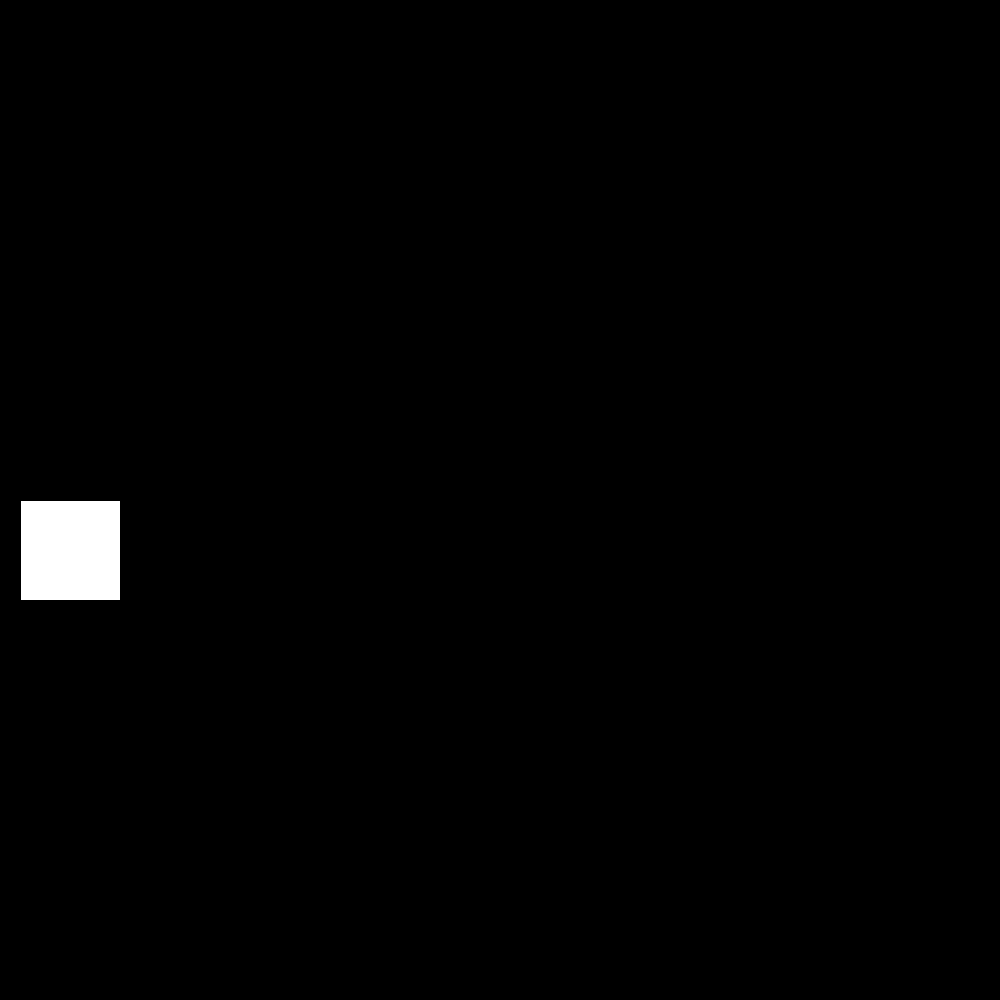
Frame 1 (no input)
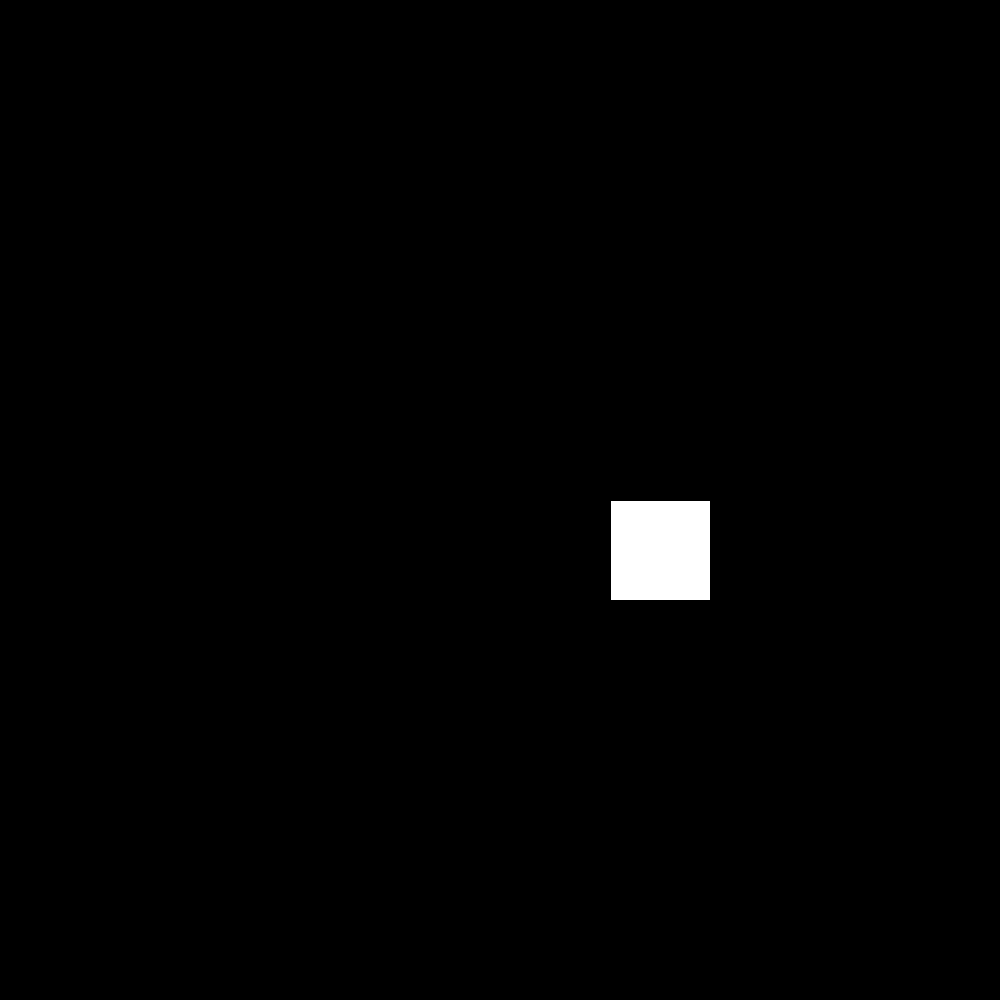
Frame 60 (the mouse pressed at the canvas centre just before this capture)
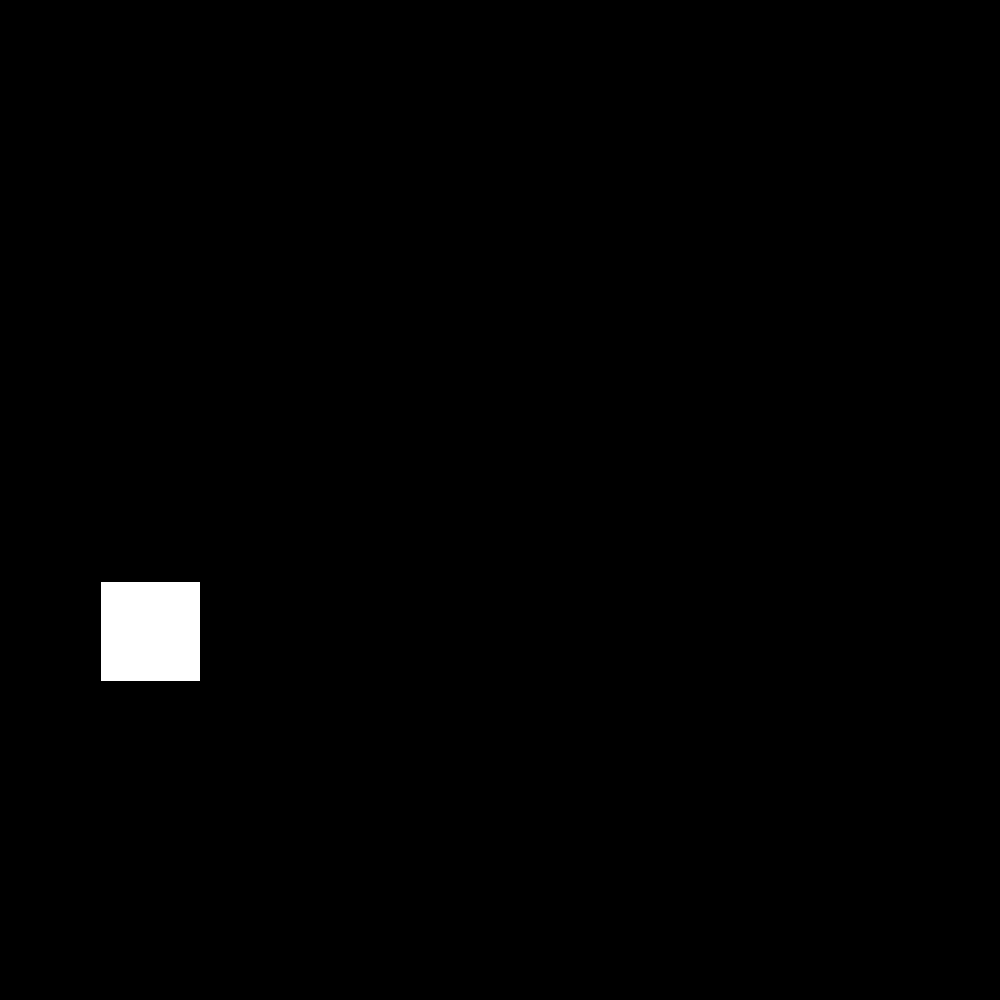
Frame 120 (the mouse held since frame 60 and released just before this capture)

The Processing sketch that drew these frames (run headless with seeded random() and noise(); from frame 60 on, the mouse is pressed at the canvas centre):

// Processing sketch: process2
// ── process2.pde
float x, y;
float speed;
int w;
void setup() {

  size(1000, 1000);
  x = 0.0;
  y = height/2.0;
  speed = 10.0;
  w = 100;
  draw();
}

void draw(){
  background(0);
  x += speed;
  if (x > width) {
    x = -w;
    y = random(width - w);
  }
  translate(x, y);
  rect(0, 0, w, w);
}
